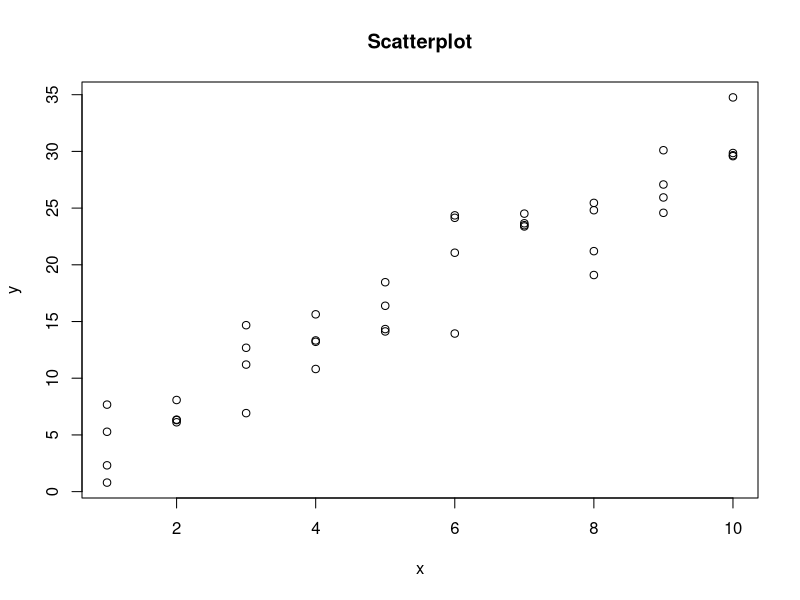
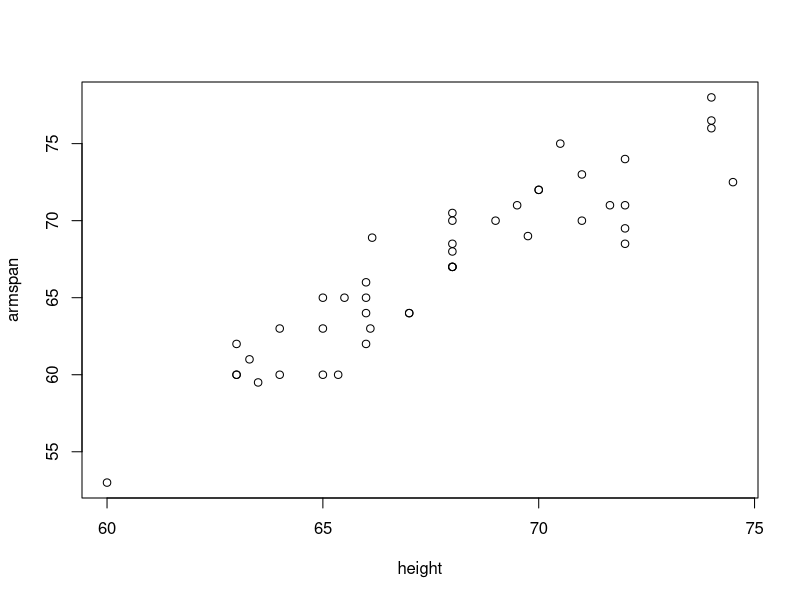
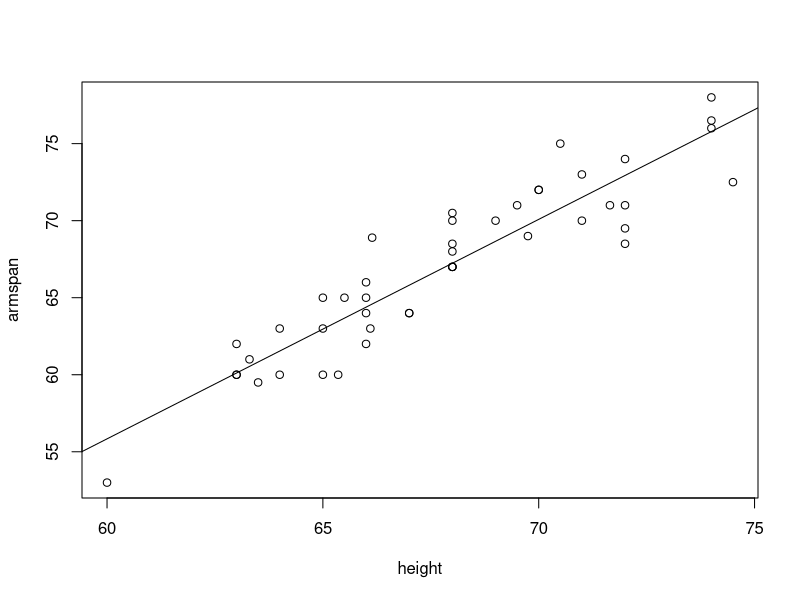
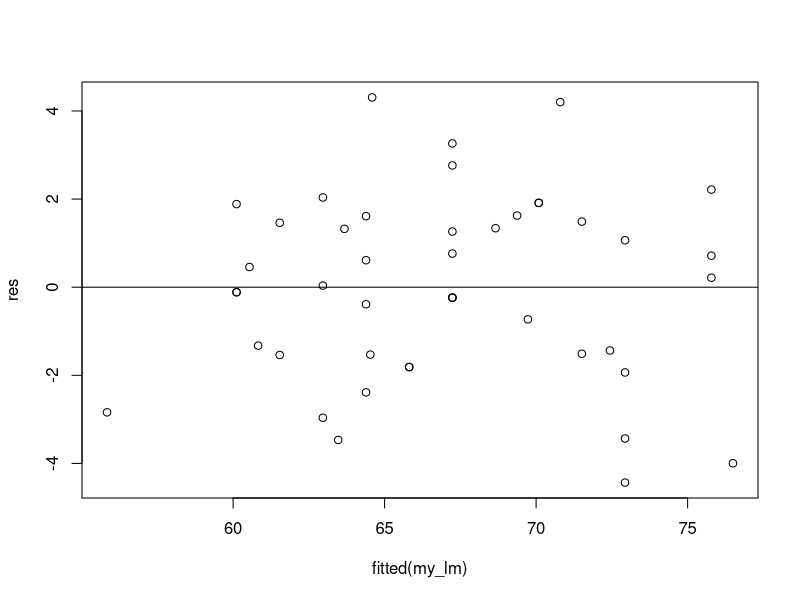
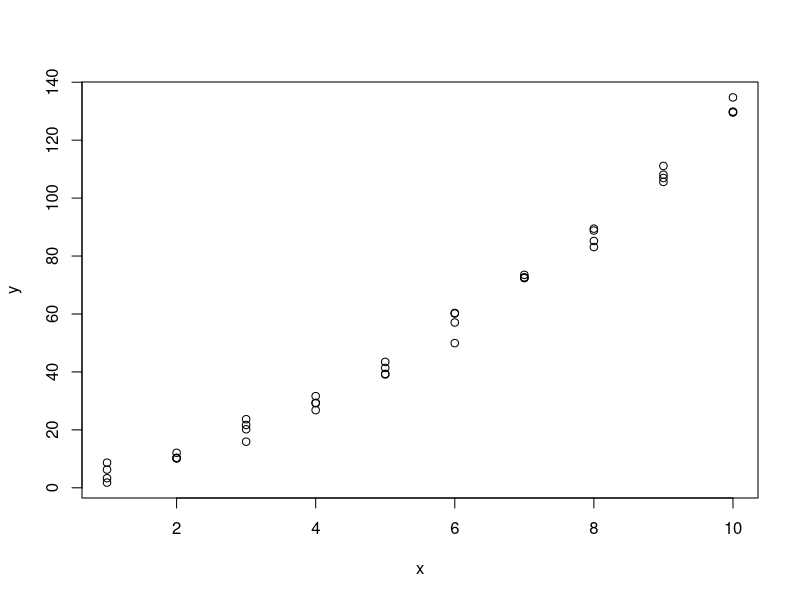
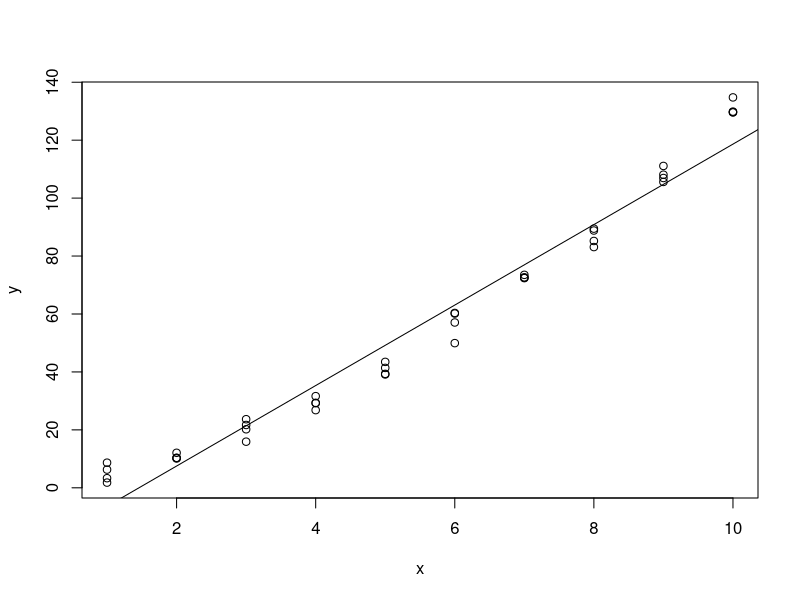
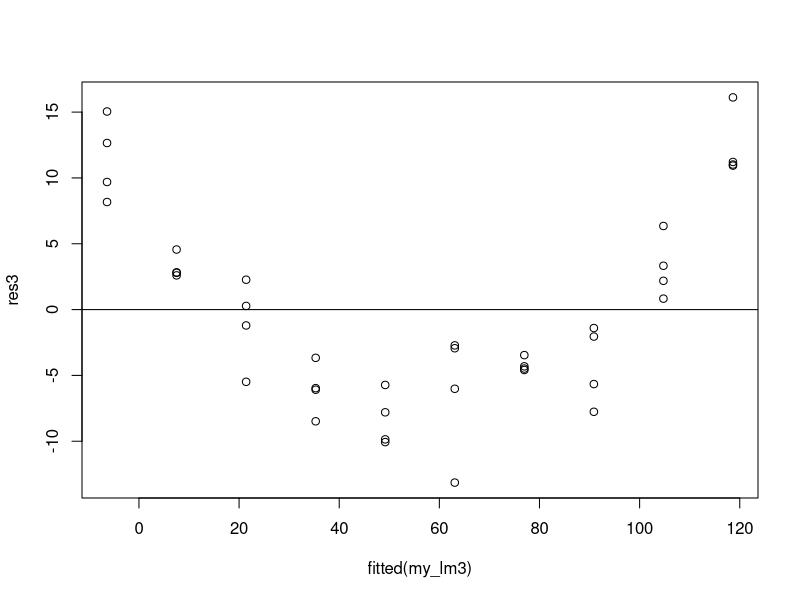
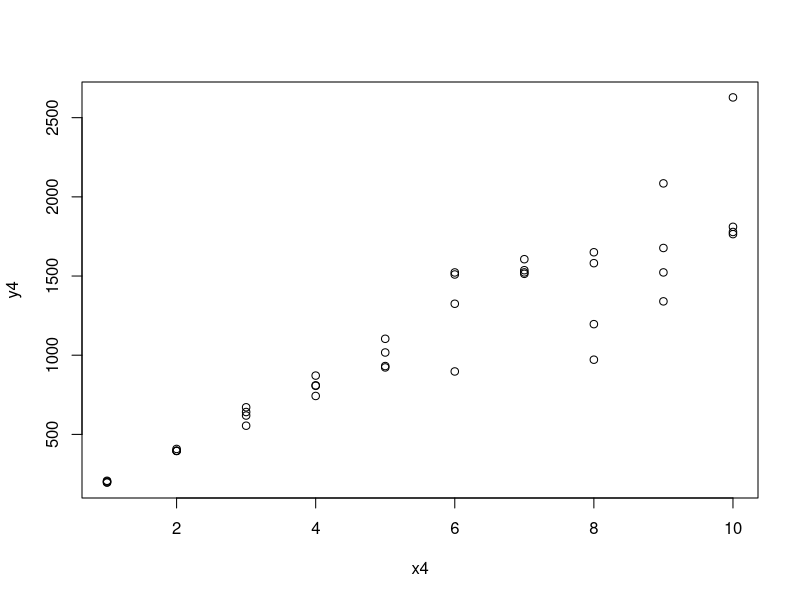

Recreate these plots in R, in order.
## ---- chunk 1
knitr::opts_chunk$set(echo = TRUE)
library(readr)
library(tidyverse)
## ---- chunk 2
slr <- function(beta_0, beta_1, sigma, x, rns){
  set.seed(rns)
  eps <- rnorm(length(x), 0, sigma)
  beta_0 + (beta_1 * x) + eps
}
## ---- chunk 3
x <- rep(1:10, by = .1, 4)
y <- slr(1, 3, 3, x, 123)
plot(x, y, main = "Scatterplot")
## ---- chunk 4
cor(x, y)
## ---- chunk 5
x2 <- rep(1:10, by = .1, 4)
y2 <- slr(1, 30, 3, x2, 123)
cor(x2, y2)
## ---- chunk 6
my_data <- read_csv('armspans2022_gender.csv')
my_data['compmother'] <- tolower(my_data$compmother) 
my_data['compfather'] <- tolower(my_data$compfather) 
my_data$compmother <- str_replace_all(my_data$compmother, c(" " = "_", "'" =""))
my_data$compfather <- str_replace_all(my_data$compfather, c(" " = "_", "'" =""))
my_data
## ---- chunk 7
plot(armspan ~ height, data = my_data )
## ---- chunk 8
plot(armspan ~ height, data = my_data )
my_lm <- lm(armspan ~ height, data = my_data)
summary(my_lm)
abline(my_lm)
## ---- chunk 9
my_func <- function(x){
  -29.6353 + 1.42459 * x
}
my_func(63)
residual <- 61 - my_func(63)
residual
## ---- chunk 10
my_func(76)
residual2 <- 79 - my_func(76)
residual2
## ---- chunk 11
res <- resid(my_lm)
plot(fitted(my_lm), res)
abline(0,0)
## ---- chunk 12
quad_func <- function(a, b, c, sigma, x = rep(1:10,by=.1,4), random.seed){
  set.seed(random.seed)
  a + (b * x) + (c * (x^2)) + rnorm(length(x), 0, sigma)
}
x <- rep(1:10,by=.1,4)
y <- quad_func(1, 3, 1, 3, x, 123)
plot(x, y)
## ---- chunk 13
plot(x, y)
my_lm3 <- lm(y ~ x)
abline(my_lm3)
## ---- chunk 14
res3 <- resid(my_lm3)
plot(fitted(my_lm3), res3)
abline(0,0)
## ---- chunk 15
my_nl_func <- function(a, b, x, sigma, random.seed){
  set.seed(random.seed)
  a + (b * x) + rnorm(length(x), 0, (sigma * (x^2)))
}
x4 <- rep(1:10, by = .1, 4)
y4 <- my_nl_func(1, 200, x4, 5, 123)
plot(y4 ~ x4)
## ---- chunk 16
plot(x4, y4)
my_lm4 <- lm(y4 ~ x4)
abline(my_lm4)
## ---- chunk 17
res4 <- resid(my_lm4)
plot(fitted(my_lm4), res4)
abline(0,0)
## ---- chunk 18
atus <- read.csv('atus.csv')
atus1 <- subset(atus, homework > 0)
head(atus1)
## ---- chunk 19
plot(homework ~ sleep, data = atus1)
my_lm_2 <- lm(homework ~ sleep, data = atus1)
abline(my_lm_2)
## ---- chunk 20
res2 <- resid(my_lm_2)
plot(fitted(my_lm_2), res2)
abline(0,0)
## ---- chunk 21
t.test(atus1$household_chores ~ atus1$gender, alternative = "greater", conf.level = 0.95)
